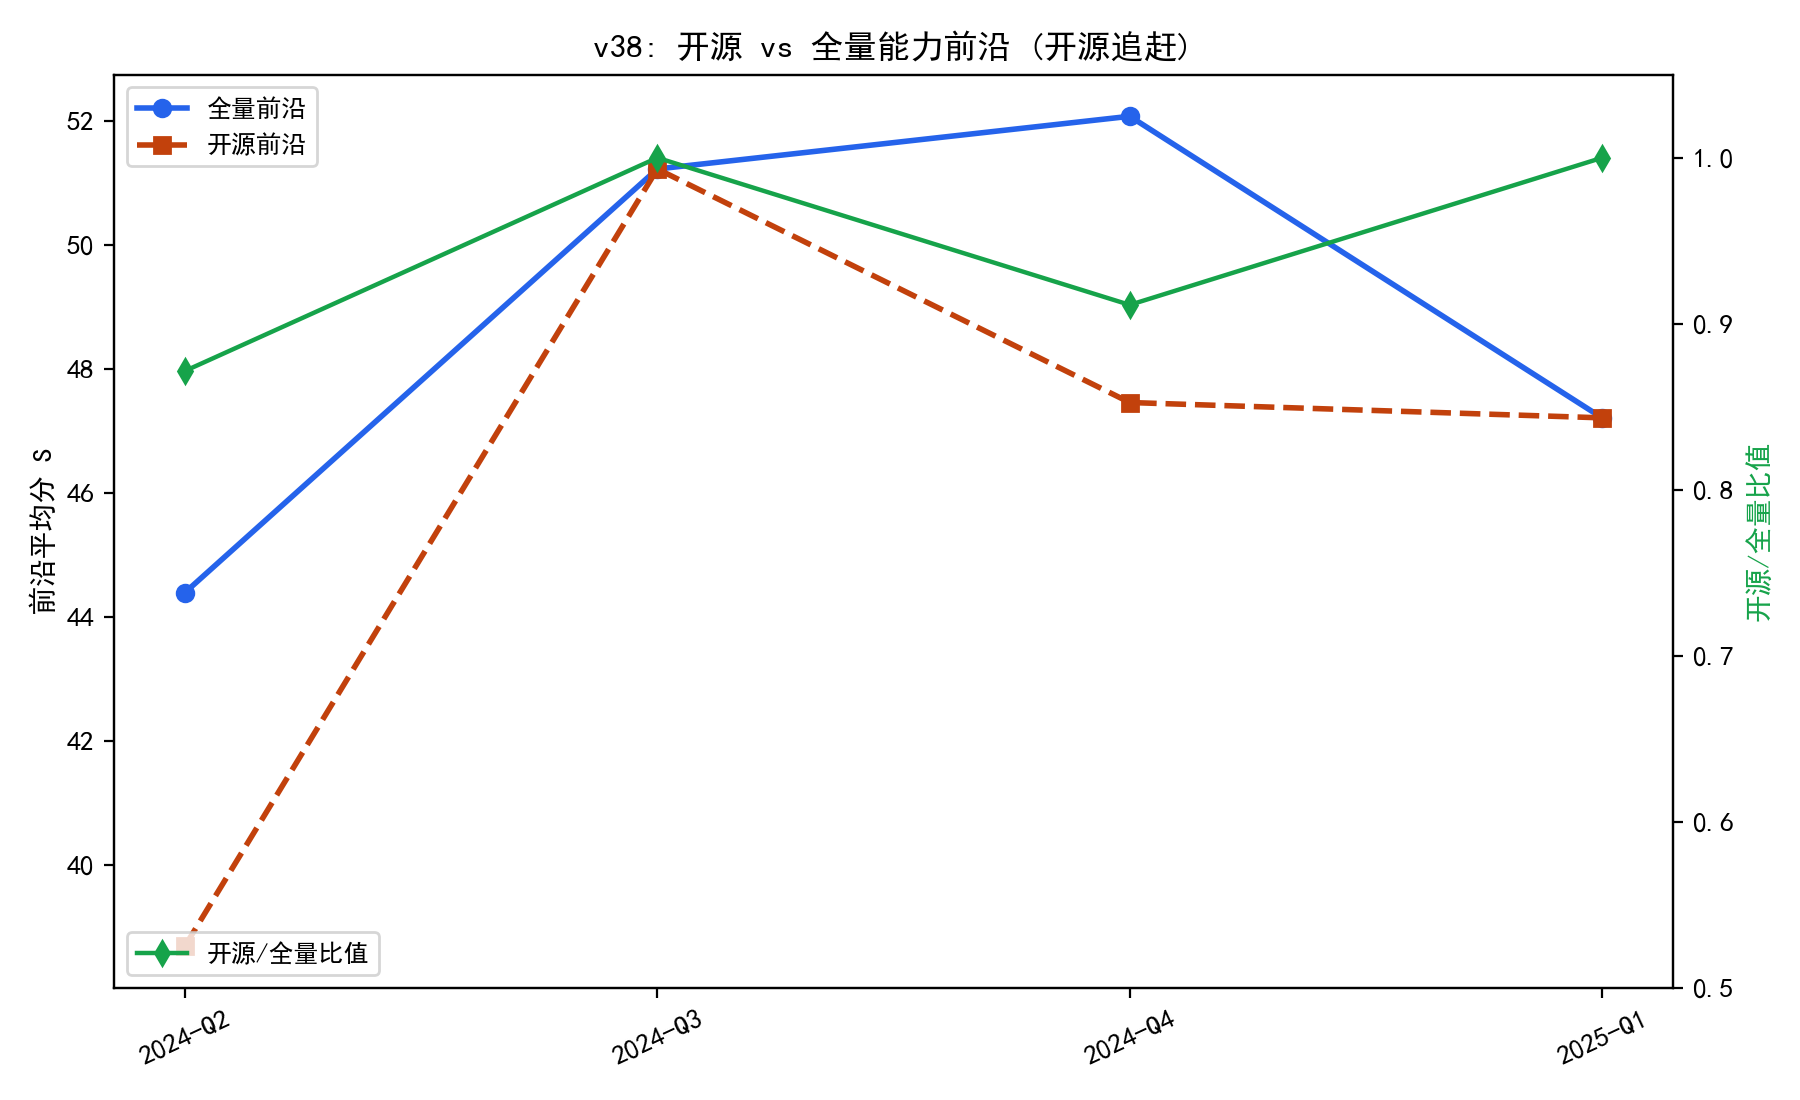

This figure's Python source:
# -*- coding: utf-8 -*-
"""
v38 实验: 开源 vs 全量前沿的差距 (开源追赶视角)
C1 排行榜按 License 分开源/非开源, 按季度取各群组能力前沿 (Average 最大):
1) 各季度开源前沿 S_open vs 全量前沿 S_all 的比值 (追赶进度);
2) 差距是否随时间收窄 (开源策略有效性).
输出: experiments/v38_p4_open_gap.csv/.json/.png
"""
import os, sys, json
import numpy as np
import pandas as pd
sys.path.insert(0, os.path.join(os.path.dirname(__file__), "..", "code"))
from common import C, BASE

EX = os.path.join(os.path.dirname(__file__))
os.makedirs(EX, exist_ok=True)

import matplotlib
matplotlib.use("Agg")
import matplotlib.pyplot as plt
import matplotlib.font_manager as fm
for _f in ("SimHei.ttf", "simsun.ttf"):
    _p = os.path.join(BASE, _f)
    if os.path.exists(_p):
        fm.fontManager.addfont(_p)
plt.rcParams["font.sans-serif"] = ["SimHei"]
plt.rcParams["axes.unicode_minus"] = False


def main():
    lb = pd.read_csv(os.path.join(C, "leaderboard_cleaned.csv"))
    lb["date"] = pd.to_datetime(lb["Submission Date"], errors="coerce")
    lb = lb[lb["date"].notna()]
    dfm = lb[(lb["#Params (B)"] > 0) & (lb["Average ⬆️"] > 0)].copy()
    lic = dfm["Hub License"].fillna("").astype(str).str.contains(
        "apache|mit|bsd|cc-by|llama|gemma|open", case=False, na=False).to_numpy()
    dfm["qtr"] = dfm["date"].dt.year.astype(str) + "-Q" + \
        ((dfm["date"].dt.month - 1) // 3 + 1).astype(str)
    rows = []
    for q, g in dfm.groupby("qtr"):
        s_all = g["Average ⬆️"].max()
        idx = g.index.to_numpy()
        loc = dfm.index.get_indexer(idx)
        go = g[lic[loc]]
        if len(go) == 0:
            continue
        s_open = go["Average ⬆️"].max()
        rows.append({"qtr": q, "n": len(g), "n_open": int(lic[loc].sum()),
                     "S_all": float(s_all), "S_open": float(s_open),
                     "ratio": float(s_open / s_all)})
        print(f"{q}: 全量 {s_all:.1f} | 开源 {s_open:.1f} | 比值 {s_open/s_all:.2f} (n_open={int(lic[loc].sum())})")
    rdf = pd.DataFrame(rows)
    rdf.to_csv(os.path.join(EX, "v38_p4_open_gap.csv"), index=False, encoding="utf-8-sig")

    fig, ax = plt.subplots(figsize=(9, 5.5))
    ax.plot(range(len(rdf)), rdf["S_all"], "o-", lw=2, color="#2563EB", label="全量前沿")
    ax.plot(range(len(rdf)), rdf["S_open"], "s--", lw=2, color="#C2410C", label="开源前沿")
    ax.set_xticks(range(len(rdf))); ax.set_xticklabels(rdf["qtr"], rotation=25)
    ax.set_ylabel("前沿平均分 S")
    ax2 = ax.twinx()
    ax2.plot(range(len(rdf)), rdf["ratio"], "d-", lw=1.6, color="#16A34A", label="开源/全量比值")
    ax2.set_ylabel("开源/全量比值", color="#16A34A"); ax2.set_ylim(0.5, 1.05)
    ax.set_title("v38: 开源 vs 全量能力前沿 (开源追赶)")
    ax.legend(loc="upper left", fontsize=9); ax2.legend(loc="lower left", fontsize=9)
    fig.tight_layout(); fig.savefig(os.path.join(EX, "v38_p4_open_gap.png"), dpi=200)
    plt.close(fig)

    with open(os.path.join(EX, "v38_p4_open_gap.json"), "w", encoding="utf-8") as f:
        json.dump(rows, f, ensure_ascii=False, indent=2)
    print("\ndone v38")


if __name__ == "__main__":
    main()
